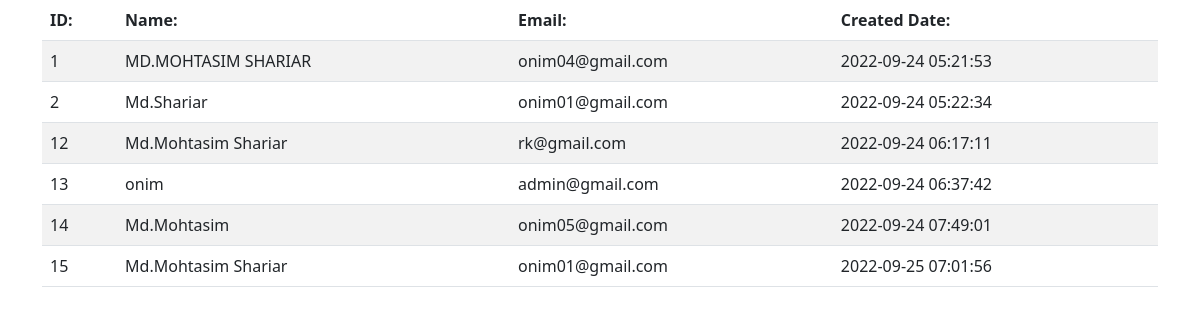
Screenshot of /index.php/users with the database file from the repository.
### tables this page shows
CREATE TABLE `users` (
  `id` int(50) NOT NULL,
  `name` varchar(100) NOT NULL,
  `email` varchar(100) NOT NULL,
  `created_at` datetime NOT NULL
);

### application/controllers/Users.php (called while the page is built, shortened)
<?php
class Users extends CI_Controller
{
    public function index()
    {
        $this->load->model('User_model');
        $users = $this->User_model->getUsers();
        $data = array();
        $data['users'] = $users;
        $this->load->view('Users/list', $data);
    }
}

### index.php (called while the page is built, shortened)
<?php
require_once BASEPATH.'core/CodeIgniter.php';

### application/models/User_model.php (called while the page is built, shortened)
<?php
class User_model extends CI_Model{
    public function getUsers() {
        $users = $this->db->get('users')->result_array();
        return $users;
    }
}
?>

### application/views/Users/list.php (the view, shortened to what this page needs)
<!doctype html>
<html lang="en">
<head>
  <link href="https://cdn.jsdelivr.net/npm/bootstrap@5.2.1/dist/css/bootstrap.min.css" rel="stylesheet">
</head>
<body>
  <div class="container">
    <table class='table table-striped'>
      <thead>
        <tr>
          <th>ID: </th>
          <th>Name: </th>
          <th>Email: </th>
          <th>Created Date: </th>
        </tr>
      </thead>
      <tbody>
        <?php if (!empty($users)) {
          foreach ($users as $row) {
          ?>
          <tr>
            <td><?php echo $row['id']?></td>
            <td><?php echo $row['name']?></td>
            <td><?php echo $row['email']?></td>
            <td><?php echo $row['created_at']?></td>
          </tr>
        <?php }
      } else {?>
          <tr>
            <td>Record not found</td>
          </tr>
        <?php } ?>
      </tbody>
    </table>
  </div>
</body>
</html>

### rows the page displays
users: id "1", name "MD.MOHTASIM SHARIAR", email "onim04@gmail.com", created_at "2022-09-24 05:21:53"
users: id "2", name "Md.Shariar", email "onim01@gmail.com", created_at "2022-09-24 05:22:34"
users: id "12", name "Md.Mohtasim Shariar", email "rk@gmail.com", created_at "2022-09-24 06:17:11"
users: id "13", name "onim", email "admin@gmail.com", created_at "2022-09-24 06:37:42"
users: id "14", name "Md.Mohtasim", email "onim05@gmail.com", created_at "2022-09-24 07:49:01"
users: id "15", name "Md.Mohtasim Shariar", email "onim01@gmail.com", created_at "2022-09-25 07:01:56"
